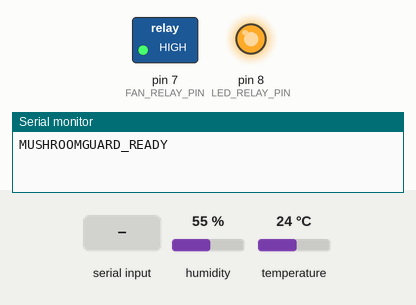
The sketch below on a simulated Arduino Uno, built with avr-gcc and run on an emulated ATmega328P. On the bench: switched loads named in the sketch (green lamp = pin HIGH), output pins drawn as LEDs (lit = HIGH), the last lines printed to the serial monitor. The test bench sets the inputs (shaded band); at power-on: temperature 24 °C, humidity 55 %.

Above: at 1.2 s.
1.3 s: temperature set to 26 °C
At 2.9 s:
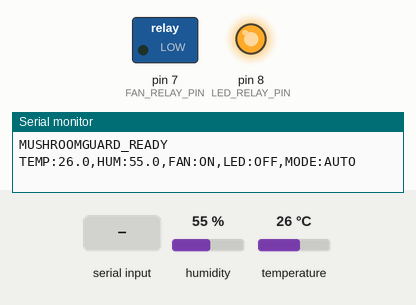
3.5 s: "LED_ON\n" received over Serial
At 4.6 s:
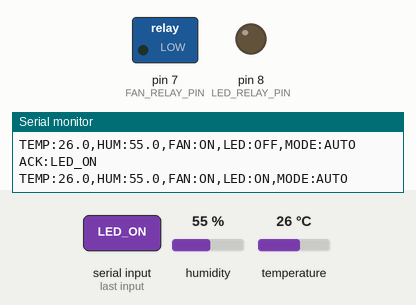
5.0 s: "FAN_OFF\n" received over Serial
At 5.7 s:
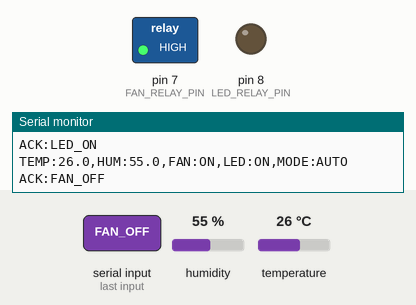
6.5 s: "FAN_MODE_AUTO\n" received over Serial
At 9.0 s:
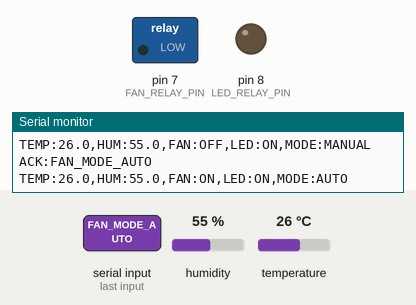
9.5 s: temperature set to 12 °C
At 11.3 s:
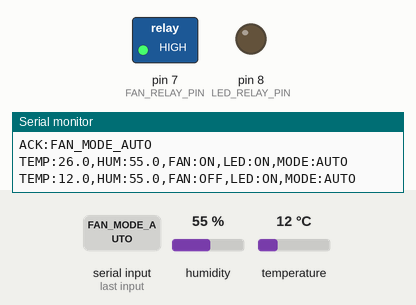
13.5 s: temperature set to 28 °C
At 14.4 s:
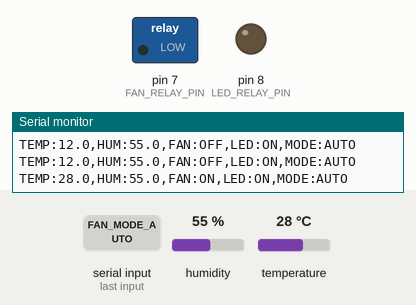
Timing chart, 0 to 16.5 s (numbered marks = the images above; inputs shaded):
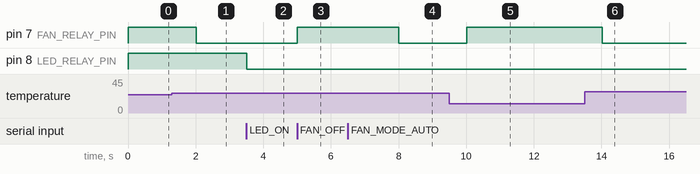

The sketch:

mushroomguard.ino
```cpp
// MushroomGuard AI — Arduino UNO + DHT11 + 2-channel relay
// DHT11 DATA: D2 | Fan relay IN: D7 | LED relay IN: D8 | USB serial: 9600 baud
// Default relay polarity matches the user's supplied sketch (active LOW).
// Verify polarity with the loads disconnected before connecting the fan or light.
#include <DHT.h>

#define DHT_PIN 2
#define DHT_TYPE DHT11
#define FAN_RELAY_PIN 7
#define LED_RELAY_PIN 8

const bool RELAY_ACTIVE_LOW = true;
const float FAN_ON_TEMP = 25.0;   // Fan starts at or above this temperature.
const float FAN_OFF_TEMP = 23.0;  // Fan stops at or below this temperature.
const unsigned long SAMPLE_INTERVAL_MS = 2000;

DHT dht(DHT_PIN, DHT_TYPE);
unsigned long lastSample = 0;
float lastTemperature = NAN;
float lastHumidity = NAN;
bool fanState = false;
bool ledState = false;
bool automaticFanMode = true;
bool sensorFault = false;

void writeRelay(uint8_t pin, bool state) {
  if (RELAY_ACTIVE_LOW) {
    digitalWrite(pin, state ? LOW : HIGH);
  } else {
    digitalWrite(pin, state ? HIGH : LOW);
  }
}

void controlFan(bool state) {
  fanState = state;
  writeRelay(FAN_RELAY_PIN, state);
}

void controlLED(bool state) {
  ledState = state;
  writeRelay(LED_RELAY_PIN, state);
}

void printTelemetry() {
  if (sensorFault || isnan(lastTemperature) || isnan(lastHumidity)) return;
  Serial.print("TEMP:");
  Serial.print(lastTemperature, 1);
  Serial.print(",HUM:");
  Serial.print(lastHumidity, 1);
  Serial.print(",FAN:");
  Serial.print(fanState ? "ON" : "OFF");
  Serial.print(",LED:");
  Serial.print(ledState ? "ON" : "OFF");
  Serial.print(",MODE:");
  Serial.println(automaticFanMode ? "AUTO" : "MANUAL");
}

void acknowledge(const char *command) {
  Serial.print("ACK:");
  Serial.println(command);
}

void handleCommand(String command) {
  command.trim();
  command.toUpperCase();

  if (command == "FAN_MODE_AUTO") {
    automaticFanMode = true;
    // Automatic hysteresis is applied on the next valid DHT11 sample.
    acknowledge("FAN_MODE_AUTO");
  } else if (command == "FAN_MODE_MANUAL") {
    automaticFanMode = false;
    acknowledge("FAN_MODE_MANUAL");
  } else if (command == "FAN_ON") {
    automaticFanMode = false;
    controlFan(true);
    acknowledge("FAN_ON");
  } else if (command == "FAN_OFF") {
    automaticFanMode = false;
    // Never acknowledge FAN_OFF when the DHT11 fail-safe keeps ventilation ON.
    if (sensorFault) {
      controlFan(true);
      Serial.println("ERR:FAN_OFF");
    } else {
      controlFan(false);
      acknowledge("FAN_OFF");
    }
  } else if (command == "LED_ON") {
    controlLED(true);
    acknowledge("LED_ON");
  } else if (command == "LED_OFF") {
    controlLED(false);
    acknowledge("LED_OFF");
  } else if (command == "STATUS") {
    acknowledge("STATUS");
    printTelemetry();
  } else if (command.length() > 0) {
    Serial.print("ERR:");
    Serial.println(command);
  }
}

void setup() {
  Serial.begin(9600);
  Serial.setTimeout(100);
  pinMode(FAN_RELAY_PIN, OUTPUT);
  pinMode(LED_RELAY_PIN, OUTPUT);

  // Safe default: both relay outputs OFF. Automatic mode begins after first good reading.
  controlFan(false);
  controlLED(false);
  dht.begin();
  Serial.println("MUSHROOMGUARD_READY");
}

void loop() {
  // Process serial commands without blocking sensor sampling for long periods.
  while (Serial.available() > 0) {
    String command = Serial.readStringUntil('\n');
    handleCommand(command);
  }

  const unsigned long now = millis();
  if (now - lastSample < SAMPLE_INTERVAL_MS) return;
  lastSample = now;

  const float humidity = dht.readHumidity();
  const float temperature = dht.readTemperature();
  if (isnan(temperature) || isnan(humidity)) {
    sensorFault = true;
    // Fail-safe from the user's original code: turn ventilation ON on DHT error.
    controlFan(true);
    Serial.println("DHT_ERROR");
    return;
  }

  sensorFault = false;
  lastTemperature = temperature;
  lastHumidity = humidity;

  // Automatic fan hysteresis retained exactly: ON at >=25 C, OFF at <=23 C.
  if (automaticFanMode) {
    if (temperature >= FAN_ON_TEMP && !fanState) {
      controlFan(true);
    } else if (temperature <= FAN_OFF_TEMP && fanState) {
      controlFan(false);
    }
  }

  printTelemetry();
}
```

Measured:
- the behaviour switches between 24 and 25 °C on temperature (found by bisection; images 0 and 1)
- after the input at 1.3 s, pin 7 (FAN_RELAY_PIN): HIGH → LOW after 0.72 s
- after the input at 3.5 s, pin 8 (LED_RELAY_PIN): HIGH → LOW at once
- after the input at 5.0 s, pin 7 (FAN_RELAY_PIN): LOW → HIGH at once
- after the input at 6.5 s, pin 7 (FAN_RELAY_PIN): HIGH → LOW after 1.5 s
- after the input at 9.5 s, pin 7 (FAN_RELAY_PIN): LOW → HIGH after 0.52 s
- after the input at 13.5 s, pin 7 (FAN_RELAY_PIN): HIGH → LOW after 0.52 s
